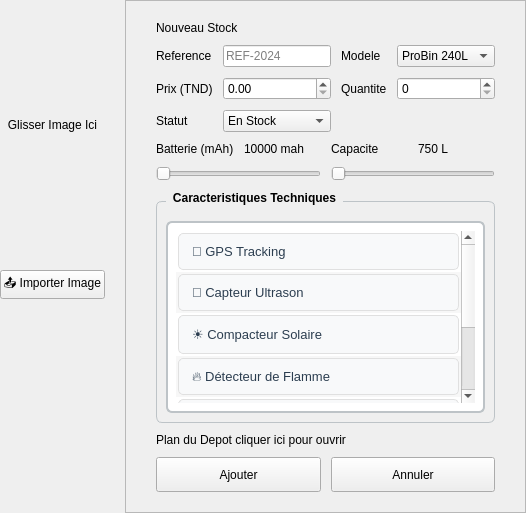
                       <widget class="QWidget" name="prod_ajout">
                        <property name="autoFillBackground">
                         <bool>false</bool>
                        </property>
                        <layout class="QHBoxLayout" name="prod_ajout_hLayout">
                         <property name="spacing">
                          <number>0</number>
                         </property>
                         <property name="leftMargin">
                          <number>0</number>
                         </property>
                         <property name="topMargin">
                          <number>0</number>
                         </property>
                         <property name="rightMargin">
                          <number>0</number>
                         </property>
                         <property name="bottomMargin">
                          <number>0</number>
                         </property>
                         <item>
                          <layout class="QVBoxLayout" name="prod_addRightLayout">
                           <property name="spacing">
                            <number>0</number>
                           </property>
                           <property name="leftMargin">
                            <number>0</number>
                           </property>
                           <property name="topMargin">
                            <number>0</number>
                           </property>
                           <property name="rightMargin">
                            <number>0</number>
                           </property>
                           <property name="bottomMargin">
                            <number>0</number>
                           </property>
                           <item>
                            <layout class="QHBoxLayout" name="prod_hl_add_split">
                             <property name="spacing">
                              <number>20</number>
                             </property>
                             <item>
                              <layout class="QVBoxLayout" name="prod_vl_img_add">
                               <item>
                                <widget class="QLabel" name="prod_lblImgPreview_Add">
                                 <property name="minimumSize">
                                  <size>
                                   <width>0</width>
                                   <height>250</height>
                                  </size>
                                 </property>
                                 <property name="text">
                                  <string>Glisser Image Ici</string>
                                 </property>
                                 <property name="alignment">
                                  <set>Qt::AlignmentFlag::AlignCenter</set>
                                 </property>
                                </widget>
                               </item>
                               <item>
                                <widget class="QPushButton" name="prod_btnUpload_Add">
                                 <property name="text">
                                  <string>📤 Importer Image</string>
                                 </property>
                                </widget>
                               </item>
                               <item>
                                <spacer>
                                 <property name="orientation">
                                  <enum>Qt::Orientation::Vertical</enum>
                                 </property>
                                 <property name="sizeHint" stdset="0">
                                  <size>
                                   <width>0</width>
                                   <height>0</height>
                                  </size>
                                 </property>
                                </spacer>
                               </item>
                              </layout>
                             </item>
                             <item>
                              <widget class="QFrame" name="prod_cardAdd">
                               <property name="frameShape">
                                <enum>QFrame::Shape::StyledPanel</enum>
                               </property>
                               <layout class="QVBoxLayout" name="prod_verticalLayout_Add">
                                <property name="spacing">
                                 <number>10</number>
                                </property>
                                <property name="leftMargin">
                                 <number>30</number>
                                </property>
                                <property name="topMargin">
                                 <number>20</number>
                                </property>
                                <property name="rightMargin">
                                 <number>30</number>
                                </property>
                                <property name="bottomMargin">
                                 <number>20</number>
                                </property>
                                <item>
                                 <widget class="QLabel" name="prod_lblTitleAdd">
                                  <property name="text">
                                   <string>Nouveau Stock</string>
                                  </property>
                                 </widget>
                                </item>
                                <item>
                                 <layout class="QGridLayout" name="prod_gl_inputs">
                                  <item row="0" column="0">
                                   <widget class="QLabel" name="prod_l1">
                                    <property name="text">
                                     <string>Reference</string>
                                    </property>
                                   </widget>
                                  </item>
                                  <item row="0" column="1">
                                   <widget class="QLineEdit" name="prod_ln_ref_add">
                                    <property name="placeholderText">
                                     <string>REF-2024</string>
                                    </property>
                                   </widget>
                                  </item>
                                  <item row="0" column="2">
                                   <widget class="QLabel" name="prod_l2">
                                    <property name="text">
                                     <string>Modele</string>
                                    </property>
                                   </widget>
                                  </item>
                                  <item row="0" column="3">
                                   <widget class="QComboBox" name="prod_cb_model_add">
                                    <item>
                                     <property name="text">
                                      <string>ProBin 240L</string>
                                     </property>
                                    </item>
                                   </widget>
                                  </item>
                                  <item row="1" column="0">
                                   <widget class="QLabel" name="prod_l_px">
                                    <property name="text">
                                     <string>Prix (TND)</string>
                                    </property>
                                   </widget>
                                  </item>
                                  <item row="1" column="1">
                                   <widget class="QDoubleSpinBox" name="prod_dsb_price_add">
                                    <property name="maximum">
                                     <double>99999.000000000000000</double>
                                    </property>
                                   </widget>
                                  </item>
                                  <item row="1" column="2">
                                   <widget class="QLabel" name="prod_l_qty">
                                    <property name="text">
                                     <string>Quantite</string>
                                    </property>
                                   </widget>
                                  </item>
                                  <item row="1" column="3">
                                   <widget class="QSpinBox" name="prod_sb_qty_add"/>
                                  </item>
                                  <item row="2" column="0">
                                   <widget class="QLabel" name="prod_l_stat">
                                    <property name="text">
                                     <string>Statut</string>
                                    </property>
                                   </widget>
                                  </item>
                                  <item row="2" column="1">
                                   <widget class="QComboBox" name="prod_cb_status_add">
                                    <item>
                                     <property name="text">
                                      <string>En Stock</string>
                                     </property>
                                    </item>
                                   </widget>
                                  </item>
                                 </layout>
                                </item>
                                <item>
                                 <layout class="QHBoxLayout" name="prod_hl_sliders">
                                  <item>
                                   <layout class="QVBoxLayout" name="prod_vl_bat">
                                    <item>
                                     <layout class="QHBoxLayout" name="prod_horizontalLayout">
                                      <item>
                                       <widget class="QLabel" name="prod_l_bat">
                                        <property name="text">
                                         <string>Batterie (mAh)</string>
                                        </property>
                                       </widget>
                                      </item>
                                      <item>
                                       <widget class="QLabel" name="prod_label">
                                        <property name="text">
                                         <string>10000 mah</string>
                                        </property>
                                       </widget>
                                      </item>
                                     </layout>
                                    </item>
                                    <item>
                                     <widget class="QSlider" name="prod_slider_bat_add">
                                      <property name="minimum">
                                       <number>2000</number>
                                      </property>
                                      <property name="maximum">
                                       <number>20000</number>
                                      </property>
                                      <property name="orientation">
                                       <enum>Qt::Orientation::Horizontal</enum>
                                      </property>
                                     </widget>
                                    </item>
                                   </layout>
                                  </item>
                                  <item>
                                   <layout class="QVBoxLayout" name="prod_vl_cap">
                                    <item>
                                     <layout class="QHBoxLayout" name="prod_horizontalLayout_4">
                                      <item>
                                       <widget class="QLabel" name="prod_l_cap">
                                        <property name="text">
                                         <string>Capacite</string>
                                        </property>
                                       </widget>
                                      </item>
                                      <item>
                                       <widget class="QLabel" name="prod_label_4">
                                        <property name="text">
                                         <string>750 L</string>
                                        </property>
                                       </widget>
                                      </item>
                                     </layout>
                                    </item>
                                    <item>
                                     <widget class="QSlider" name="prod_slider_cap_add">
                                      <property name="minimum">
                                       <number>50</number>
                                      </property>
                                      <property name="maximum">
                                       <number>1000</number>
                                      </property>
                                      <property name="orientation">
                                       <enum>Qt::Orientation::Horizontal</enum>
                                      </property>
                                     </widget>
                                    </item>
                                   </layout>
                                  </item>
                                 </layout>
                                </item>
                                <item>
                                 <widget class="QGroupBox" name="prod_gb_characteristics">
                                  <property name="styleSheet">
                                   <string>
                            QGroupBox {
                             font-weight: bold;
                             border: 1px solid #bdc3c7;
                             border-radius: 6px;
                             margin-top: 10px;
                             padding-top: 10px;
                            }
                            QGroupBox::title {
                             subcontrol-origin: margin;
                             left: 10px;
                             padding: 0 5px;
                             color: black;
                            }
                           </string>
                                  </property>
                                  <property name="title">
                                   <string>Caracteristiques Techniques</string>
                                  </property>
                                  <layout class="QVBoxLayout" name="prod_vl_characteristics">
                                   <item>
                                    <widget class="QListWidget" name="prod_lstCharacteristics">
                                     <property name="styleSheet">
                                      <string>
                               QListWidget {
                                 border: 2px solid #bdc3c7;
                                 background-color: white;
                                 border-radius: 6px;
                                 padding: 8px;
                                 font-size: 13px;
                                }
                                QListWidget::item {
                                 padding: 10px;
                                 margin: 2px;
                                 border: 1px solid #e0e0e0;
                                 border-radius: 5px;
                                 background-color: #f8f9fa;
                                 color: #2c3e50;
                                }
                                QListWidget::item:selected {
                                 background-color: #3498db;
                                 color: white;
                                 border: 2px solid #2980b9;
                                 font-weight: bold;
                                }
                                QListWidget::item:hover:!selected {
                                 background-color: #e3f2fd;
                                 border: 1px solid #90caf9;
                                }
                              </string>
                                     </property>
                                     <property name="alternatingRowColors">
                                      <bool>true</bool>
                                     </property>
                                     <property name="selectionMode">
                                      <enum>QAbstractItemView::SelectionMode::MultiSelection</enum>
                                     </property>
                                     <item>
                                      <property name="text">
                                       <string>📍 GPS Tracking</string>
                                      </property>
                                     </item>
                                     <item>
                                      <property name="text">
                                       <string>📡 Capteur Ultrason</string>
                                      </property>
                                     </item>
                                     <item>
                                      <property name="text">
                                       <string>☀️ Compacteur Solaire</string>
                                      </property>
                                     </item>
                                     <item>
                                      <property name="text">
                                       <string>🔥 Détecteur de Flamme</string>
                                      </property>
                                     </item>
                                     <item>
                                      <property name="text">
                                       <string>🔒 Verrouillage Auto</string>
                                      </property>
                                     </item>
                                     <item>
                                      <property name="text">
                                       <string>🌐 Intégration IoT</string>
                                      </property>
                                     </item>
                                     <item>
                                      <property name="text">
                                       <string>🌬️ Anti-Odeur</string>
                                      </property>
                                     </item>
                                    </widget>
                                   </item>
                                  </layout>
                                 </widget>
                                </item>
                                <item>
                                 <widget class="QLabel" name="prod_l5">
                                  <property name="text">
                                   <string>Plan du Depot cliquer ici pour ouvrir</string>
                                  </property>
                                 </widget>
                                </item>
                                <item>
                                 <layout class="QHBoxLayout" name="prod_btns_add">
                                  <item>
                                   <widget class="QPushButton" name="prod_btnSave_Add">
                                    <property name="minimumSize">
                                     <size>
                                      <width>0</width>
                                      <height>35</height>
                                     </size>
                                    </property>
                                    <property name="text">
                                     <string>Ajouter</string>
                                    </property>
                                   </widget>
                                  </item>
                                  <item>
                                   <widget class="QPushButton" name="prod_btnCancel_Add">
                                    <property name="minimumSize">
                                     <size>
                                      <width>0</width>
                                      <height>35</height>
                                     </size>
                                    </property>
                                    <property name="text">
                                     <string>Annuler</string>
                                    </property>
                                   </widget>
                                  </item>
                                 </layout>
                                </item>
                               </layout>
                              </widget>
                             </item>
                            </layout>
                           </item>
                          </layout>
                         </item>
                        </layout>
                       </widget>
